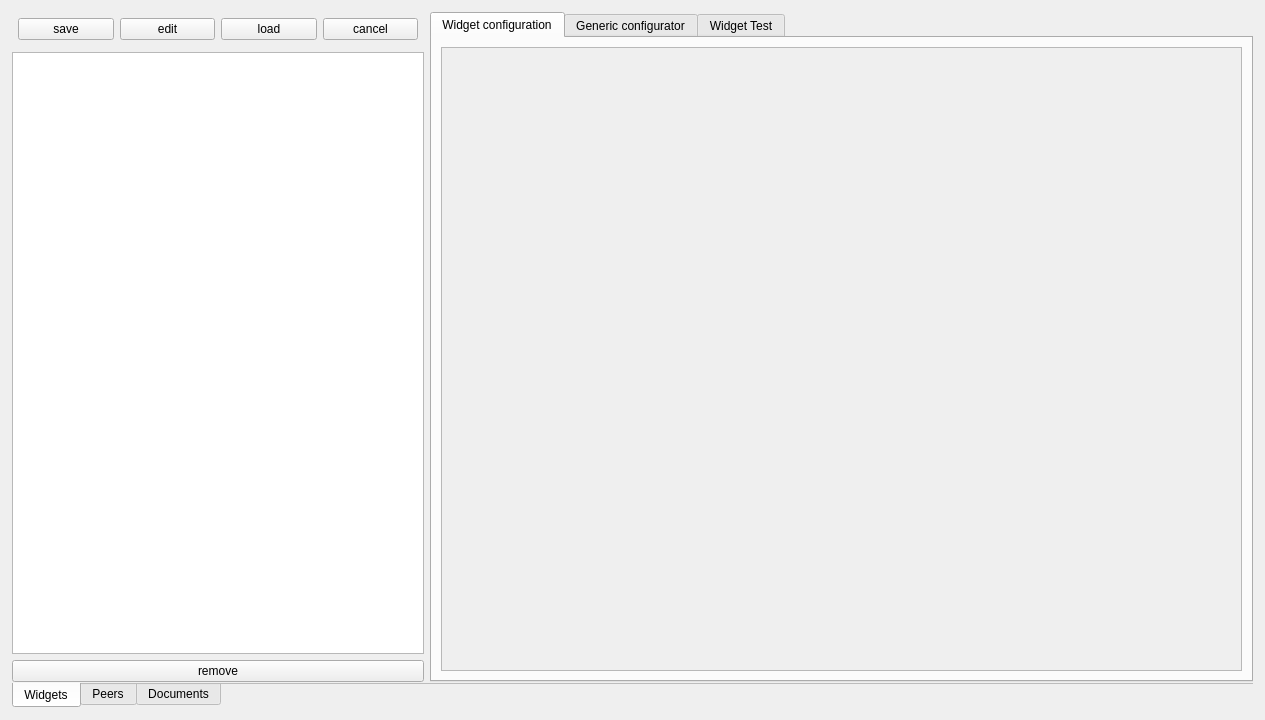
<?xml version="1.0" encoding="UTF-8"?>
<ui version="4.0">
 <class>MainWindow</class>
 <widget class="QMainWindow" name="MainWindow">
  <property name="geometry">
   <rect>
    <x>0</x>
    <y>0</y>
    <width>1265</width>
    <height>720</height>
   </rect>
  </property>
  <property name="sizePolicy">
   <sizepolicy hsizetype="Preferred" vsizetype="Preferred">
    <horstretch>0</horstretch>
    <verstretch>0</verstretch>
   </sizepolicy>
  </property>
  <property name="minimumSize">
   <size>
    <width>0</width>
    <height>0</height>
   </size>
  </property>
  <property name="mouseTracking">
   <bool>false</bool>
  </property>
  <property name="windowTitle">
   <string>MainWindow</string>
  </property>
  <widget class="QWidget" name="centralwidget">
   <layout class="QHBoxLayout" name="horizontalLayout_5">
    <property name="margin">
     <number>12</number>
    </property>
    <item>
     <widget class="Tabs" name="tabs_2">
      <property name="sizePolicy">
       <sizepolicy hsizetype="Expanding" vsizetype="Expanding">
        <horstretch>66</horstretch>
        <verstretch>0</verstretch>
       </sizepolicy>
      </property>
      <property name="tabPosition">
       <enum>QTabWidget::South</enum>
      </property>
      <property name="currentIndex">
       <number>0</number>
      </property>
      <property name="documentMode">
       <bool>true</bool>
      </property>
      <property name="template" stdset="0">
       <string>inspector-main-tabs</string>
      </property>
      <widget class="QWidget" name="tab_2">
       <attribute name="title">
        <string>Widgets</string>
       </attribute>
       <layout class="QHBoxLayout" name="horizontalLayout_3" stretch="0,0">
        <property name="spacing">
         <number>-1</number>
        </property>
        <property name="margin">
         <number>0</number>
        </property>
        <item>
         <widget class="QWidget" name="widget_2" native="true">
          <property name="sizePolicy">
           <sizepolicy hsizetype="Preferred" vsizetype="Preferred">
            <horstretch>33</horstretch>
            <verstretch>0</verstretch>
           </sizepolicy>
          </property>
          <layout class="QVBoxLayout" name="verticalLayout_2">
           <property name="spacing">
            <number>-1</number>
           </property>
           <property name="margin">
            <number>0</number>
           </property>
           <item>
            <widget class="QWidget" name="widget_3" native="true">
             <layout class="QHBoxLayout" name="horizontalLayout_2">
              <property name="spacing">
               <number>-1</number>
              </property>
              <property name="margin">
               <number>6</number>
              </property>
              <item>
               <widget class="ActionButton" name="actionButton_2">
                <property name="text">
                 <string>save</string>
                </property>
                <property name="template" stdset="0">
                 <string>inspector-save</string>
                </property>
               </widget>
              </item>
              <item>
               <widget class="ActionButton" name="actionButton_3">
                <property name="text">
                 <string>edit</string>
                </property>
                <property name="template" stdset="0">
                 <string>inspector-edit</string>
                </property>
               </widget>
              </item>
              <item>
               <widget class="ActionButton" name="actionButton">
                <property name="text">
                 <string>load</string>
                </property>
                <property name="template" stdset="0">
                 <string>inspector-load</string>
                </property>
               </widget>
              </item>
              <item>
               <widget class="ActionButton" name="actionButton_4">
                <property name="text">
                 <string>cancel</string>
                </property>
                <property name="template" stdset="0">
                 <string>inspector-rollback</string>
                </property>
               </widget>
              </item>
             </layout>
            </widget>
           </item>
           <item>
            <widget class="EmbeddedViewTable" name="widgetList">
             <property name="template" stdset="0">
              <string>inspector-widgets</string>
             </property>
            </widget>
           </item>
           <item>
            <widget class="ActionButton" name="actionButton_5">
             <property name="text">
              <string>remove</string>
             </property>
             <property name="template" stdset="0">
              <string>inspector-widgets-remove</string>
             </property>
            </widget>
           </item>
          </layout>
         </widget>
        </item>
        <item>
         <widget class="Tabs" name="tabs">
          <property name="sizePolicy">
           <sizepolicy hsizetype="Expanding" vsizetype="Expanding">
            <horstretch>66</horstretch>
            <verstretch>0</verstretch>
           </sizepolicy>
          </property>
          <property name="currentIndex">
           <number>0</number>
          </property>
          <property name="template" stdset="0">
           <string>inspector-widget-tabs</string>
          </property>
          <widget class="QWidget" name="tab">
           <attribute name="title">
            <string>Widget configuration</string>
           </attribute>
           <layout class="QHBoxLayout" name="horizontalLayout">
            <property name="spacing">
             <number>0</number>
            </property>
            <property name="margin">
             <number>0</number>
            </property>
            <item>
             <widget class="QWidget" name="widget" native="true">
              <layout class="QVBoxLayout" name="verticalLayout">
               <item>
                <widget class="QScrollArea" name="scrollArea">
                 <property name="widgetResizable">
                  <bool>true</bool>
                 </property>
                 <widget class="QWidget" name="scrollAreaWidgetContents">
                  <property name="geometry">
                   <rect>
                    <x>0</x>
                    <y>0</y>
                    <width>789</width>
                    <height>618</height>
                   </rect>
                  </property>
                  <layout class="QVBoxLayout" name="verticalLayout_4">
                   <item>
                    <widget class="Stacked" name="stacked">
                     <property name="template" stdset="0">
                      <string>inspector-widgets-configstack</string>
                     </property>
                    </widget>
                   </item>
                  </layout>
                 </widget>
                </widget>
               </item>
              </layout>
             </widget>
            </item>
           </layout>
          </widget>
          <widget class="QWidget" name="tab_3">
           <attribute name="title">
            <string>Generic configurator</string>
           </attribute>
           <layout class="QVBoxLayout" name="verticalLayout_3">
            <property name="spacing">
             <number>0</number>
            </property>
            <property name="margin">
             <number>0</number>
            </property>
            <item>
             <widget class="EmbeddedViewTable" name="embeddedViewTable">
              <property name="template" stdset="0">
               <string>inspector-dict</string>
              </property>
             </widget>
            </item>
           </layout>
          </widget>
          <widget class="QWidget" name="tab_5">
           <attribute name="title">
            <string>Widget Test</string>
           </attribute>
           <layout class="QGridLayout" name="gridLayout">
            <item row="7" column="0">
             <widget class="TextPopupButton" name="textPopupButton">
              <property name="text">
               <string>Text - Popup</string>
              </property>
              <property name="template" stdset="0">
               <string>itest-textpopup</string>
              </property>
             </widget>
            </item>
            <item row="10" column="0">
             <widget class="DateEdit" name="dateEdit">
              <property name="template" stdset="0">
               <string>itest-datedit</string>
              </property>
             </widget>
            </item>
            <item row="2" column="0">
             <widget class="MultiViewTable" name="multiViewTable">
              <property name="template" stdset="0">
               <string>itest-multiview</string>
              </property>
             </widget>
            </item>
            <item row="9" column="0">
             <widget class="ValueButton" name="valueButton">
              <property name="text">
               <string>Value Button</string>
              </property>
              <property name="template" stdset="0">
               <string>itest-valuebutton</string>
              </property>
             </widget>
            </item>
            <item row="0" column="0">
             <widget class="Label" name="labelTest">
              <property name="text">
               <string>Label</string>
              </property>
              <property name="template" stdset="0">
               <string>itest-label</string>
              </property>
             </widget>
            </item>
            <item row="10" column="1">
             <widget class="Slider" name="Slider">
              <property name="orientation">
               <enum>Qt::Horizontal</enum>
              </property>
              <property name="template" stdset="0">
               <string>itest-slider</string>
              </property>
             </widget>
            </item>
            <item row="7" column="1">
             <widget class="ToggleButton" name="toggleButton">
              <property name="text">
               <string>Toggle - Button</string>
              </property>
              <property name="template" stdset="0">
               <string>itest-togglebutton</string>
              </property>
             </widget>
            </item>
            <item row="9" column="1">
             <widget class="PushButton" name="pushButton">
              <property name="text">
               <string>Push - Button</string>
              </property>
              <property name="template" stdset="0">
               <string>itest-pushbutton</string>
              </property>
             </widget>
            </item>
            <item row="0" column="1">
             <widget class="PayloadLabel" name="payloadLabel">
              <property name="text">
               <string>Payload - Label</string>
              </property>
              <property name="template" stdset="0">
               <string>itest-payload-table</string>
              </property>
             </widget>
            </item>
            <item row="2" column="1">
             <widget class="ImageLabel" name="imageLabel">
              <property name="text">
               <string>Image</string>
              </property>
              <property name="template" stdset="0">
               <string>itest-image</string>
              </property>
             </widget>
            </item>
            <item row="4" column="0" colspan="2">
             <widget class="Progress" name="progress">
              <property name="template" stdset="0">
               <string>itest-progress</string>
              </property>
             </widget>
            </item>
            <item row="11" column="0">
             <widget class="RadioButton" name="radioButton">
              <property name="text">
               <string>Radio tet</string>
              </property>
              <property name="template" stdset="0">
               <string>itest-radio</string>
              </property>
             </widget>
            </item>
           </layout>
          </widget>
         </widget>
        </item>
       </layout>
      </widget>
      <widget class="QWidget" name="tab_4">
       <attribute name="title">
        <string>Peers</string>
       </attribute>
       <layout class="QHBoxLayout" name="horizontalLayout_4">
        <property name="spacing">
         <number>-1</number>
        </property>
        <property name="margin">
         <number>0</number>
        </property>
        <item>
         <widget class="QWidget" name="widget_8" native="true">
          <property name="sizePolicy">
           <sizepolicy hsizetype="Preferred" vsizetype="Preferred">
            <horstretch>33</horstretch>
            <verstretch>0</verstretch>
           </sizepolicy>
          </property>
          <layout class="QVBoxLayout" name="verticalLayout_6">
           <property name="spacing">
            <number>-1</number>
           </property>
           <property name="margin">
            <number>0</number>
           </property>
           <item>
            <widget class="QWidget" name="widget_9" native="true">
             <layout class="QHBoxLayout" name="horizontalLayout_8">
              <property name="spacing">
               <number>-1</number>
              </property>
              <property name="margin">
               <number>0</number>
              </property>
              <item>
               <widget class="ActionButton" name="actionButton_10">
                <property name="text">
                 <string>save</string>
                </property>
                <property name="template" stdset="0">
                 <string>inspector-save</string>
                </property>
               </widget>
              </item>
              <item>
               <widget class="ActionButton" name="actionButton_11">
                <property name="text">
                 <string>edit</string>
                </property>
                <property name="template" stdset="0">
                 <string>inspector-edit</string>
                </property>
               </widget>
              </item>
              <item>
               <widget class="ActionButton" name="actionButton_12">
                <property name="text">
                 <string>load</string>
                </property>
                <property name="template" stdset="0">
                 <string>inspector-load</string>
                </property>
               </widget>
              </item>
              <item>
               <widget class="ActionButton" name="actionButton_13">
                <property name="text">
                 <string>cancel</string>
                </property>
                <property name="template" stdset="0">
                 <string>inspector-rollback</string>
                </property>
               </widget>
              </item>
             </layout>
            </widget>
           </item>
           <item>
            <widget class="EmbeddedViewTable" name="embeddedViewTable_3">
             <property name="sizePolicy">
              <sizepolicy hsizetype="Expanding" vsizetype="Expanding">
               <horstretch>33</horstretch>
               <verstretch>70</verstretch>
              </sizepolicy>
             </property>
             <property name="template" stdset="0">
              <string>inspector-rooms</string>
             </property>
            </widget>
           </item>
           <item>
            <widget class="QWidget" name="widget_4" native="true">
             <layout class="QHBoxLayout" name="horizontalLayout_10">
              <item>
               <widget class="ActionButton" name="actionButton_16">
                <property name="text">
                 <string>initialize</string>
                </property>
                <property name="template" stdset="0">
                 <string>inspector-rooms-initialize</string>
                </property>
               </widget>
              </item>
              <item>
               <widget class="ActionButton" name="actionButton_15">
                <property name="text">
                 <string>Suggest !</string>
                </property>
                <property name="template" stdset="0">
                 <string>inspector-button-suggest</string>
                </property>
               </widget>
              </item>
              <item>
               <widget class="ActionButton" name="actionButton_14">
                <property name="text">
                 <string>remove</string>
                </property>
                <property name="template" stdset="0">
                 <string>inspector-rooms-remove</string>
                </property>
               </widget>
              </item>
             </layout>
            </widget>
           </item>
           <item>
            <widget class="EmbeddedViewTable" name="embeddedViewTable_4">
             <property name="sizePolicy">
              <sizepolicy hsizetype="Expanding" vsizetype="Expanding">
               <horstretch>0</horstretch>
               <verstretch>30</verstretch>
              </sizepolicy>
             </property>
             <property name="template" stdset="0">
              <string>inspector-suggests</string>
             </property>
            </widget>
           </item>
          </layout>
         </widget>
        </item>
        <item>
         <widget class="QWidget" name="widget_5" native="true">
          <property name="sizePolicy">
           <sizepolicy hsizetype="Preferred" vsizetype="Preferred">
            <horstretch>66</horstretch>
            <verstretch>0</verstretch>
           </sizepolicy>
          </property>
          <layout class="QVBoxLayout" name="verticalLayout_5">
           <property name="spacing">
            <number>-1</number>
           </property>
           <property name="margin">
            <number>0</number>
           </property>
           <item>
            <widget class="QWidget" name="widget_6" native="true">
             <layout class="QHBoxLayout" name="horizontalLayout_6">
              <property name="margin">
               <number>0</number>
              </property>
              <item>
               <widget class="ActionButton" name="actionButton_6">
                <property name="text">
                 <string>add peer</string>
                </property>
                <property name="template" stdset="0">
                 <string>inspector-peers-add</string>
                </property>
               </widget>
              </item>
              <item>
               <widget class="ActionButton" name="actionButton_7">
                <property name="text">
                 <string>remove peer</string>
                </property>
                <property name="template" stdset="0">
                 <string>inspector-peers-remove</string>
                </property>
               </widget>
              </item>
             </layout>
            </widget>
           </item>
           <item>
            <widget class="EmbeddedViewTable" name="widgetList_2">
             <property name="minimumSize">
              <size>
               <width>0</width>
               <height>0</height>
              </size>
             </property>
             <property name="template" stdset="0">
              <string>inspector-peers</string>
             </property>
            </widget>
           </item>
           <item>
            <widget class="EmbeddedViewTable" name="embeddedViewTable_2">
             <property name="template" stdset="0">
              <string>inspector-peers-config</string>
             </property>
            </widget>
           </item>
           <item>
            <widget class="QWidget" name="widget_7" native="true">
             <layout class="QHBoxLayout" name="horizontalLayout_7">
              <property name="margin">
               <number>0</number>
              </property>
              <item>
               <widget class="ActionButton" name="actionButton_9">
                <property name="text">
                 <string>Add peer config</string>
                </property>
                <property name="template" stdset="0">
                 <string>inspector-peer-config-add</string>
                </property>
               </widget>
              </item>
              <item>
               <widget class="ActionButton" name="actionButton_8">
                <property name="text">
                 <string>Remove peer config</string>
                </property>
                <property name="template" stdset="0">
                 <string>inspector-peer-config-remove</string>
                </property>
               </widget>
              </item>
             </layout>
            </widget>
           </item>
          </layout>
         </widget>
        </item>
       </layout>
      </widget>
      <widget class="QWidget" name="tab_6">
       <attribute name="title">
        <string>Documents</string>
       </attribute>
       <layout class="QHBoxLayout" name="horizontalLayout_9">
        <item>
         <widget class="EmbeddedViewTable" name="embeddedViewTable_5">
          <property name="sizePolicy">
           <sizepolicy hsizetype="Expanding" vsizetype="Expanding">
            <horstretch>33</horstretch>
            <verstretch>0</verstretch>
           </sizepolicy>
          </property>
          <property name="template" stdset="0">
           <string>inspector-doc-rooms</string>
          </property>
         </widget>
        </item>
        <item>
         <widget class="PlainTextEdit" name="plainTextEdit">
          <property name="sizePolicy">
           <sizepolicy hsizetype="Expanding" vsizetype="Expanding">
            <horstretch>66</horstretch>
            <verstretch>0</verstretch>
           </sizepolicy>
          </property>
          <property name="template" stdset="0">
           <string>inspector-doc-json</string>
          </property>
         </widget>
        </item>
       </layout>
      </widget>
     </widget>
    </item>
   </layout>
  </widget>
 </widget>
 <customwidgets>
  <customwidget>
   <class>ActionButton</class>
   <extends>QPushButton</extends>
   <header>wallaby.frontends.qt.widgets.buttons.actionButton</header>
  </customwidget>
  <customwidget>
   <class>DateEdit</class>
   <extends>QDateEdit</extends>
   <header>wallaby.frontends.qt.widgets.edits.dateEdit</header>
  </customwidget>
  <customwidget>
   <class>EmbeddedViewTable</class>
   <extends>QTableView</extends>
   <header>wallaby.frontends.qt.widgets.multi.embeddedViewTable</header>
  </customwidget>
  <customwidget>
   <class>ImageLabel</class>
   <extends>QLabel</extends>
   <header>wallaby.frontends.qt.widgets.labels.imageLabel</header>
  </customwidget>
  <customwidget>
   <class>Label</class>
   <extends>QLabel</extends>
   <header>wallaby.frontends.qt.widgets.labels.label</header>
  </customwidget>
  <customwidget>
   <class>MultiViewTable</class>
   <extends>QTableView</extends>
   <header>wallaby.frontends.qt.widgets.multi.multiViewTable</header>
  </customwidget>
  <customwidget>
   <class>PayloadLabel</class>
   <extends>QLabel</extends>
   <header>wallaby.frontends.qt.widgets.labels.payloadLabel</header>
  </customwidget>
  <customwidget>
   <class>PlainTextEdit</class>
   <extends>QPlainTextEdit</extends>
   <header>wallaby.frontends.qt.widgets.edits.plainTextEdit</header>
  </customwidget>
  <customwidget>
   <class>Progress</class>
   <extends>QProgressBar</extends>
   <header>wallaby.frontends.qt.widgets.labels.progress</header>
  </customwidget>
  <customwidget>
   <class>PushButton</class>
   <extends>QPushButton</extends>
   <header>wallaby.frontends.qt.widgets.buttons.pushButton</header>
  </customwidget>
  <customwidget>
   <class>RadioButton</class>
   <extends>QRadioButton</extends>
   <header>wallaby.frontends.qt.widgets.buttons.radioButton</header>
  </customwidget>
  <customwidget>
   <class>Slider</class>
   <extends>QSlider</extends>
   <header>wallaby.frontends.qt.widgets.slider.slider</header>
  </customwidget>
  <customwidget>
   <class>Stacked</class>
   <extends>QStackedWidget</extends>
   <header>wallaby.frontends.qt.widgets.containers.stacked</header>
   <container>1</container>
  </customwidget>
  <customwidget>
   <class>Tabs</class>
   <extends>QTabWidget</extends>
   <header>wallaby.frontends.qt.widgets.containers.tabs</header>
   <container>1</container>
  </customwidget>
  <customwidget>
   <class>TextPopupButton</class>
   <extends>QPushButton</extends>
   <header>wallaby.frontends.qt.widgets.buttons.textPopupButton</header>
  </customwidget>
  <customwidget>
   <class>ToggleButton</class>
   <extends>PushButton</extends>
   <header>wallaby.frontends.qt.widgets.buttons.toggleButton</header>
  </customwidget>
  <customwidget>
   <class>ValueButton</class>
   <extends>QPushButton</extends>
   <header>wallaby.frontends.qt.widgets.buttons.valueButton</header>
  </customwidget>
 </customwidgets>
 <resources>
  <include location="app.qrc"/>
 </resources>
 <connections/>
</ui>
